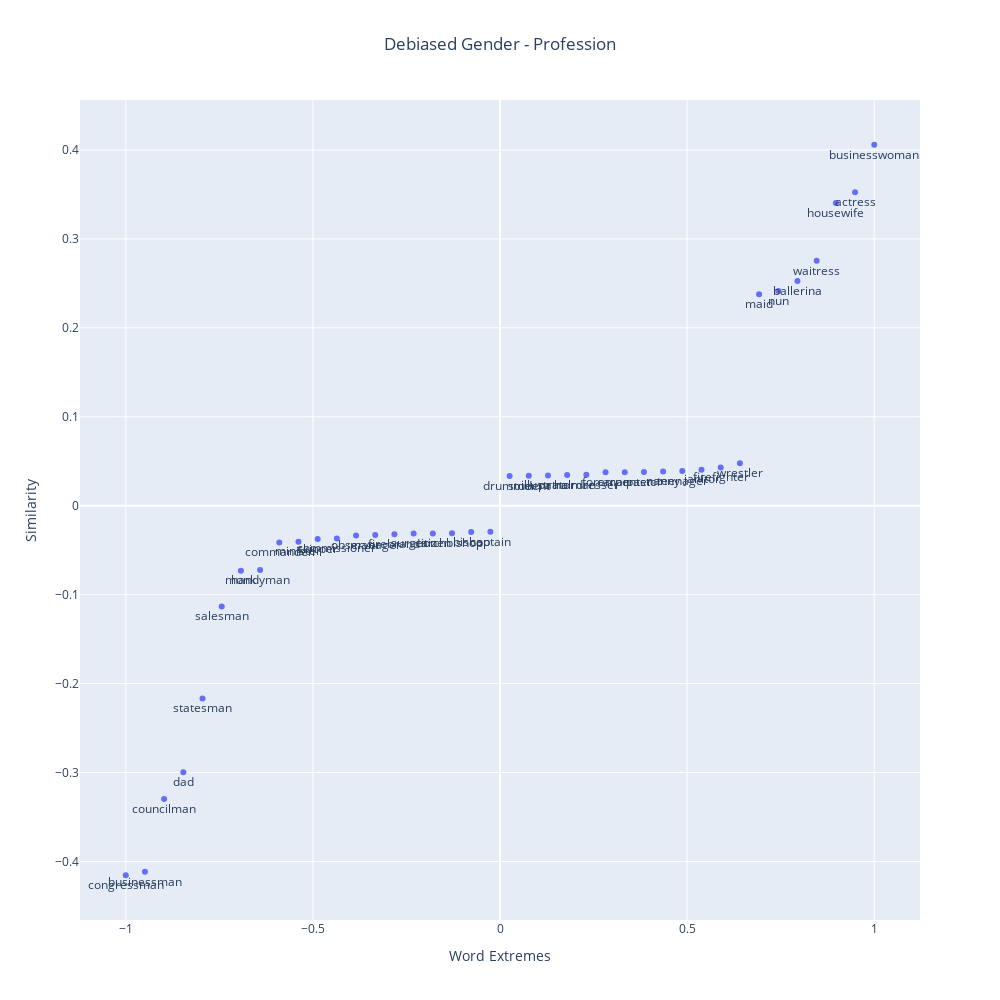

The cell this chart's notebook holds for it:
### Code cell
plot_words_extreme(sp_debiased[:20], sp_debiased[-20:], 40, x_title='Word Extremes', y_title='Similarity', 
title='Debiased Gender - Profession')

### Figure 1 — Plotly figure (JSON) as saved in the notebook; plotly's stock layout.template omitted (floating-point values rounded to 4 significant figures)
{"data": [{"mode": "markers+text", "name": "Markers and Text", "text": ["congressman", "businessman", "councilman", "dad", "statesman", "salesman", "monk", "handyman", "commander", "minister", "skipper", "commissioner", "observer", "manager", "firebrand", "surgeon", "citizen", "archbishop", "bishop", "captain", "drummer", "student", "illustrator", "patrolman", "hairdresser", "foreman", "carpenter", "pastor", "nanny", "teenager", "janitor", "firefighter", "wrestler", "maid", "nun", "ballerina", "waitress", "housewife", "actress", "businesswoman"], "textposition": "bottom center", "type": "scatter", "x": [-1, -0.9487, -0.8974, -0.8462, -0.7949, -0.7436, -0.6923, -0.641, -0.5897, -0.5385, -0.4872, -0.4359, -0.3846, -0.3333, -0.2821, -0.2308, -0.1795, -0.1282, -0.07692, -0.02564, 0.02564, 0.07692, 0.1282, 0.1795, 0.2308, 0.2821, 0.3333, 0.3846, 0.4359, 0.4872, 0.5385, 0.5897, 0.641, 0.6923, 0.7436, 0.7949, 0.8462, 0.8974, 0.9487, 1], "y": [-0.4155, -0.4116, -0.3298, -0.2998, -0.2167, -0.1135, -0.073, -0.07216, -0.04148, -0.04051, -0.03737, -0.03692, -0.03343, -0.03283, -0.03211, -0.0312, -0.03115, -0.03107, -0.02943, -0.02937, 0.03347, 0.03364, 0.03404, 0.03453, 0.03475, 0.03765, 0.03772, 0.03777, 0.03842, 0.03889, 0.04051, 0.04309, 0.04782, 0.2378, 0.2413, 0.2528, 0.2754, 0.3404, 0.3524, 0.4058]}], "layout": {"height": 1000, "title": {"text": "Debiased Gender - Profession", "x": 0.5}, "width": 1000, "xaxis": {"title": {"text": "Word Extremes"}}, "yaxis": {"title": {"text": "Similarity"}}}}
